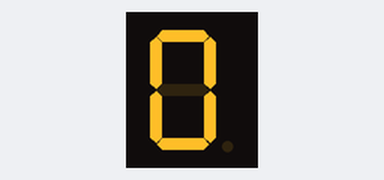
This sketch was run on a simulated Arduino Uno, built with avr-gcc and run on an emulated ATmega328P. Parts: 1-digit seven-segment display. Wiring (inferred from the names in the program): 1-digit 7-segment display, segments lit when LOW: segments pin 7, pin 8, pin 9, pin 10, pin 11, pin 12, pin 13. The segment pins are drawn as the display they are named for.

Above: at 0.1 s.
At 1.1 s:
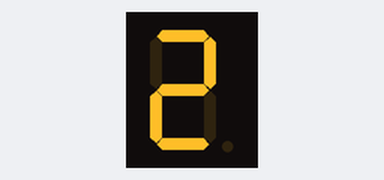
At 2.1 s:
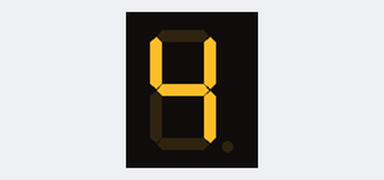
At 4.6 s:
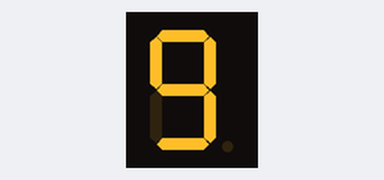
At 7.1 s:
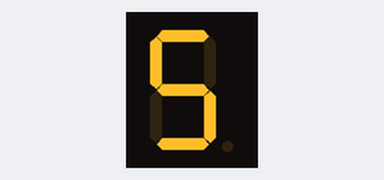
At 10.6 s:
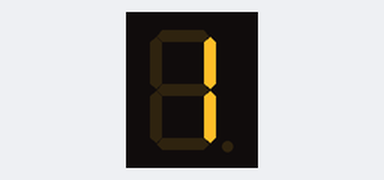

The sketch:

ex26.ino
```cpp
/*
Link para o circuito:
https://www.tinkercad.com/things/kFB3vXENkBm-epic-jarv-bombul-2

26) Projete um hardware e um software utilizando Arduino que apresente uma contagem
em ordem crescente de 0 a 9, incrementando a contagem a cada 0,5 segundo. Em
seguida apresente uma contagem em ordem decrescente de 9 a 0, decrementando a
contagem a cada 0,5 segundo.

*/

int g = 13;
int f = 12;
int e = 11;
int d = 10;
int c = 9;
int b = 8;
int a = 7;

int values[10][7] = {
  {0,0,0,0,0,0,1},
  {1,0,0,1,1,1,1},
  {0,0,1,0,0,1,0},
  {0,0,0,0,1,1,0},
  {1,0,0,1,1,0,0},
  {0,1,0,0,1,0,0},
  {0,1,0,0,0,0,0},
  {0,0,0,1,1,1,1},
  {0,0,0,0,0,0,0},
  {0,0,0,0,1,0,0}
};

void displayNumber(int number){
  for(int i = 0; i < 7; i++){
  	digitalWrite(i+7, values[number][i]);
  }
}

void setup() {
  pinMode(a, OUTPUT);
  pinMode(b, OUTPUT);
  pinMode(c, OUTPUT);
  pinMode(d, OUTPUT);
  pinMode(e, OUTPUT);
  pinMode(f, OUTPUT);
  pinMode(g, OUTPUT);
}

void loop() {
  for(int i = 0; i < 10; i++){
  	displayNumber(i);
    delay(500);
  }
  for(int i = 9; i >= 0; i--){
  	displayNumber(i);
    delay(500);
  }
}
```

Measured:
- by itself, everything shown: repeats every 10.0 s, in 18 steps
- what the display in image 1 shows lasts 0.5 s, from 1.0 s to 1.5 s
- what the display in image 3 shows lasts 1.0 s, from 4.5 s to 5.5 s
